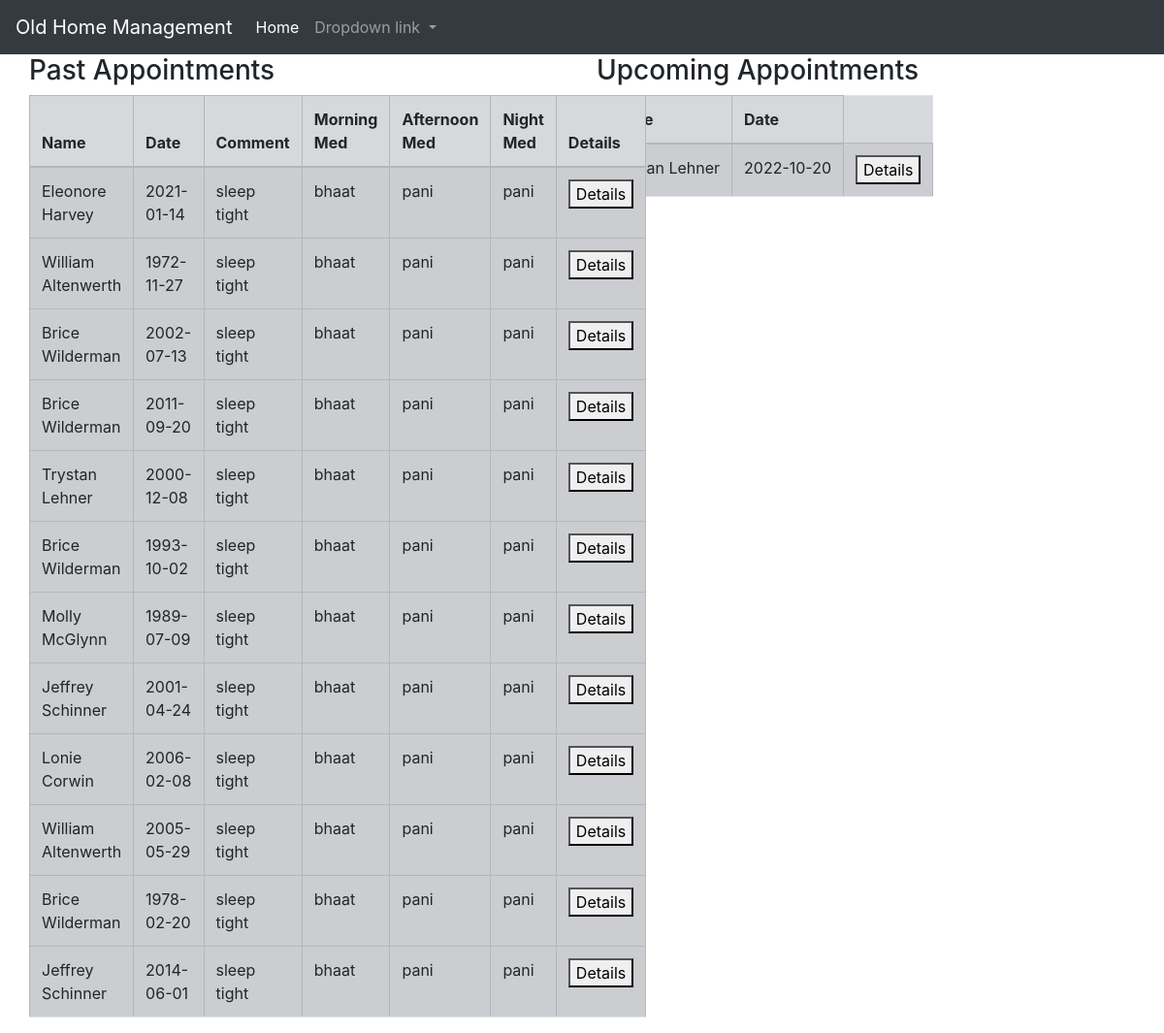
Page /doctors_home.php on the committed database.
### tables this page shows
CREATE TABLE `prescriptions` (
  `id` bigint(20) UNSIGNED NOT NULL,
  `doctor_id` bigint(20) UNSIGNED NOT NULL,
  `patient_id` bigint(20) UNSIGNED NOT NULL,
  `comment` varchar(255) NOT NULL,
  `date` date NOT NULL,
  `morning_medicine` varchar(255) NOT NULL,
  `afternoon_medicine` varchar(255) NOT NULL,
  `night_medicine` varchar(255) NOT NULL,
  `created_at` timestamp NULL DEFAULT NULL,
  `updated_at` timestamp NULL DEFAULT NULL
);

CREATE TABLE `users` (
  `id` bigint(20) UNSIGNED NOT NULL,
  `role_id` bigint(20) UNSIGNED NOT NULL,
  `first_name` varchar(255) NOT NULL,
  `last_name` varchar(255) NOT NULL,
  `phone` varchar(255) NOT NULL,
  `email` varchar(255) NOT NULL,
  `date_of_birth` date NOT NULL,
  `password` varchar(255) NOT NULL,
  `approved` tinyint(1) NOT NULL,
  `created_at` timestamp NULL DEFAULT NULL,
  `updated_at` timestamp NULL DEFAULT NULL
);

### doctors_home.php (the view, shortened to what this page needs)
<?php
 include_once "connection.php";
 include_once "main.php";
?>
<!DOCTYPE html>
<html lang="en">
<head>
    <link rel="stylesheet" href="https://stackpath.bootstrapcdn.com/bootstrap/4.5.2/css/bootstrap.min.css">
</head>
<body>
    <div class="container-fluid">
<div class="row">
    <div class="col-md-6">
        <div class="container-fluid">
                <?php
                        $date = date('Y-m-d');
                        $sql_past = "select doc.first_name, doc.last_name, pat.first_name as 'p_f_name',pat.last_name as 'p_l_name',pat.id,
                        prescriptions.comment,prescriptions.morning_medicine,prescriptions.afternoon_medicine,prescriptions.night_medicine,prescriptions.date
                        from prescriptions
                        JOIN patients on prescriptions.patient_id = patients.id
                        join  employees on prescriptions.doctor_id = employees.id
                        JOIN users doc on employees.user_id = doc.id
                        join users pat on patients.user_id  = pat.id
                        WHERE prescriptions.date < '$date' AND
                        prescriptions.doctor_id = 3";
                        $result1 = mysqli_query($conn, $sql_past);
                        if (mysqli_num_rows($result1) > 0) {
                        ?>
                        <h3>Past Appointments</h3>
                        <table class="table table-hover table-bordered table-striped table-secondary">
                        <thead>
                        <tr>
                        <th>Name</th>
                        <th>Date</th>
                        <th>Comment</th>
                        <th>Morning Med</th>
                        <th>Afternoon Med</th>
                        <th>Night Med</th>
                        <th>Details</th>
                        </tr>
                        </thead>
                        <?php
                            while($row = mysqli_fetch_assoc($result1)) {
                            $id1 = $row['id'];
                            echo "<tr>";
                            echo "<td>" . $row['p_f_name']." ".$row['p_l_name'] . "</td>";
                            echo "<td>" . $row['date']. "</td>";
                            echo "<td>" . $row['comment']. "</td>";
                            echo "<td>" . $row['morning_medicine']. "</td>";
                            echo "<td>" . $row['afternoon_medicine']. "</td>";
                            echo "<td>" . $row['afternoon_medicine']. "</td>";
                            echo "<td>".
                            "<form method='post' action='docs_patient.php'>
                            <button type='submit' value='$id1' name='details'>Details</button>
                            </form>"
                            ."</td>";
                            echo "<tr>";
                        }
                        ?>
                        </table>
                        <?php
                        } else {
                        echo "0 results";
                        }
                ?>
        </div>
    </div>
                        <div class="col-md6">
                        <div class="container-fluid">
                 <?php
                        $sql_upcoming = "select doc.first_name, doc.last_name, pat.first_name as 'p_f_name',pat.last_name as 'p_l_name',
                        prescriptions.comment,prescriptions.morning_medicine,prescriptions.afternoon_medicine,prescriptions.night_medicine,prescriptions.date
                        from prescriptions
                        JOIN patients on prescriptions.patient_id = patients.id
                        join  employees on prescriptions.doctor_id = employees.id
                        JOIN users doc on employees.user_id = doc.id
                        join users pat on patients.user_id  = pat.id
                        WHERE prescriptions.date >='$date' AND
                        prescriptions.doctor_id = 3";
                        $result = mysqli_query($conn, $sql_upcoming);
                        if (mysqli_num_rows($result) > 0) {
                        ?>
                        <h3>Upcoming Appointments</h3>
                        <table class="table table-hover table-bordered table-striped table-secondary">
                        <thead>
                        <tr>
                        <th>Name</th>
                        <th>Date</th>
                        </tr>
                        </thead>
                        <?php
                            while($row = mysqli_fetch_assoc($result)) {
                            echo "<tr>";
                            echo "<td>" . $row['p_f_name']." ".$row['p_l_name'] . "</td>";
                            echo "<td>" . $row['date']. "</td>";
                            echo "<td>".
                            "<form method='post' action='docs_patient.php'>
                            <button type='submit' value='$id1' name='details'>Details</button>
                            </form>"
                            ."</td>";
                        }
                        ?>
                        </table>
                        <?php
                        } else {
                        echo "0 results";
                        }
                ?>
        </div>
                        </div>
</div>
</body>
</html>

### rows in the picture
prescriptions: users.first_name "Eleonore", users.last_name "Harvey", date "2021-01-14", comment "sleep tight", morning_medicine "bhaat", afternoon_medicine "pani"
prescriptions: users.first_name "William", users.last_name "Altenwerth", date "1972-11-27", comment "sleep tight", morning_medicine "bhaat", afternoon_medicine "pani"
prescriptions: users.first_name "Brice", users.last_name "Wilderman", date "2002-07-13", comment "sleep tight", morning_medicine "bhaat", afternoon_medicine "pani"
prescriptions: users.first_name "Brice", users.last_name "Wilderman", date "2011-09-20", comment "sleep tight", morning_medicine "bhaat", afternoon_medicine "pani"
prescriptions: users.first_name "Trystan", users.last_name "Lehner", date "2000-12-08", comment "sleep tight", morning_medicine "bhaat", afternoon_medicine "pani"
prescriptions: users.first_name "Brice", users.last_name "Wilderman", date "1993-10-02", comment "sleep tight", morning_medicine "bhaat", afternoon_medicine "pani"
prescriptions: users.first_name "Molly", users.last_name "McGlynn", date "1989-07-09", comment "sleep tight", morning_medicine "bhaat", afternoon_medicine "pani"
prescriptions: users.first_name "Jeffrey", users.last_name "Schinner", date "2001-04-24", comment "sleep tight", morning_medicine "bhaat", afternoon_medicine "pani"
prescriptions: users.first_name "Lonie", users.last_name "Corwin", date "2006-02-08", comment "sleep tight", morning_medicine "bhaat", afternoon_medicine "pani"
prescriptions: users.first_name "William", users.last_name "Altenwerth", date "2005-05-29", comment "sleep tight", morning_medicine "bhaat", afternoon_medicine "pani"
prescriptions: users.first_name "Brice", users.last_name "Wilderman", date "1978-02-20", comment "sleep tight", morning_medicine "bhaat", afternoon_medicine "pani"
prescriptions: users.first_name "Jeffrey", users.last_name "Schinner", date "2014-06-01", comment "sleep tight", morning_medicine "bhaat", afternoon_medicine "pani"
prescriptions: users.last_name "Lehner", date "2022-10-20", $id1 8 (drawn)
